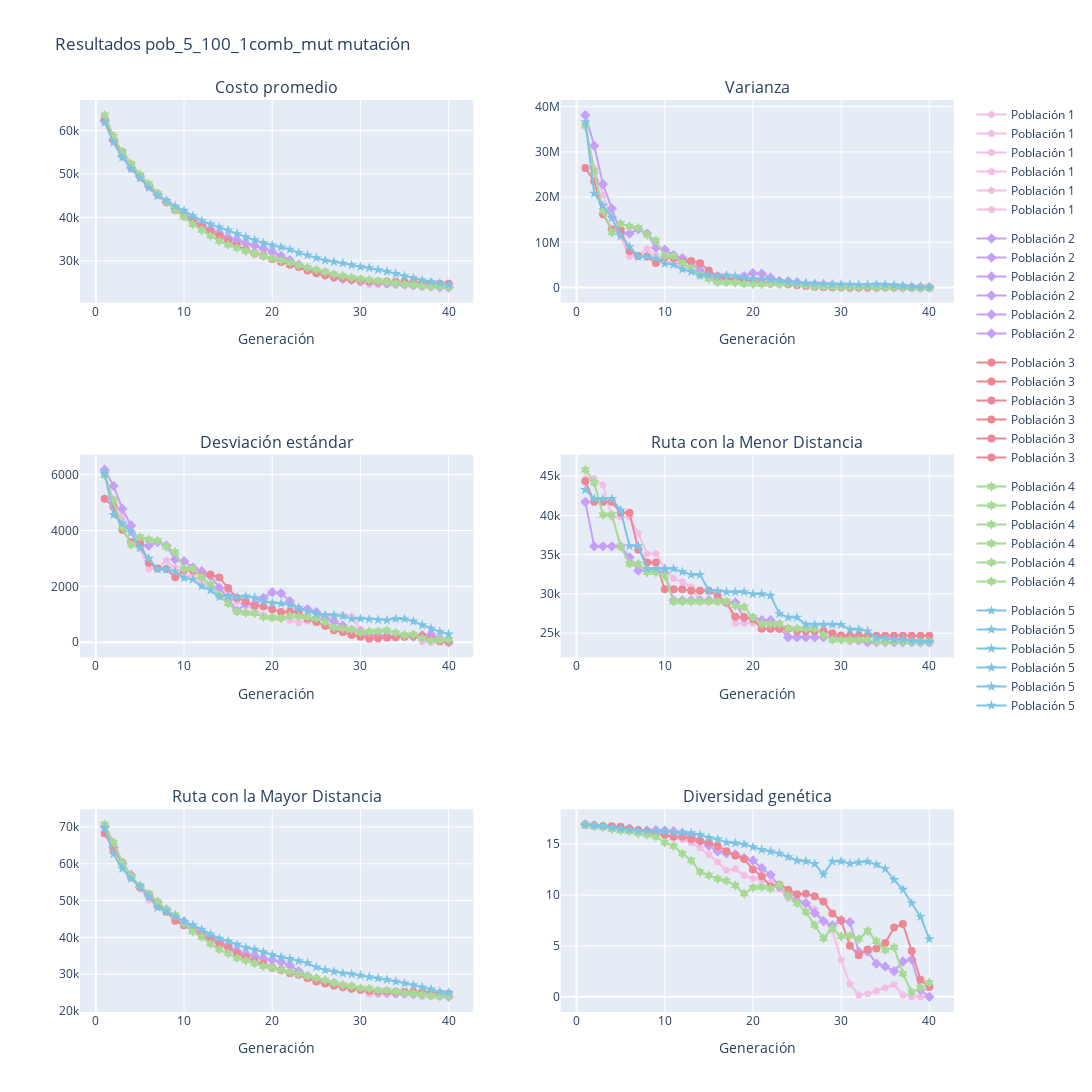

Source (notebook cell):
### Code cell
show_report(resultados1, max_gen_, msg=f"Resultados {exp_name1} mutación")
